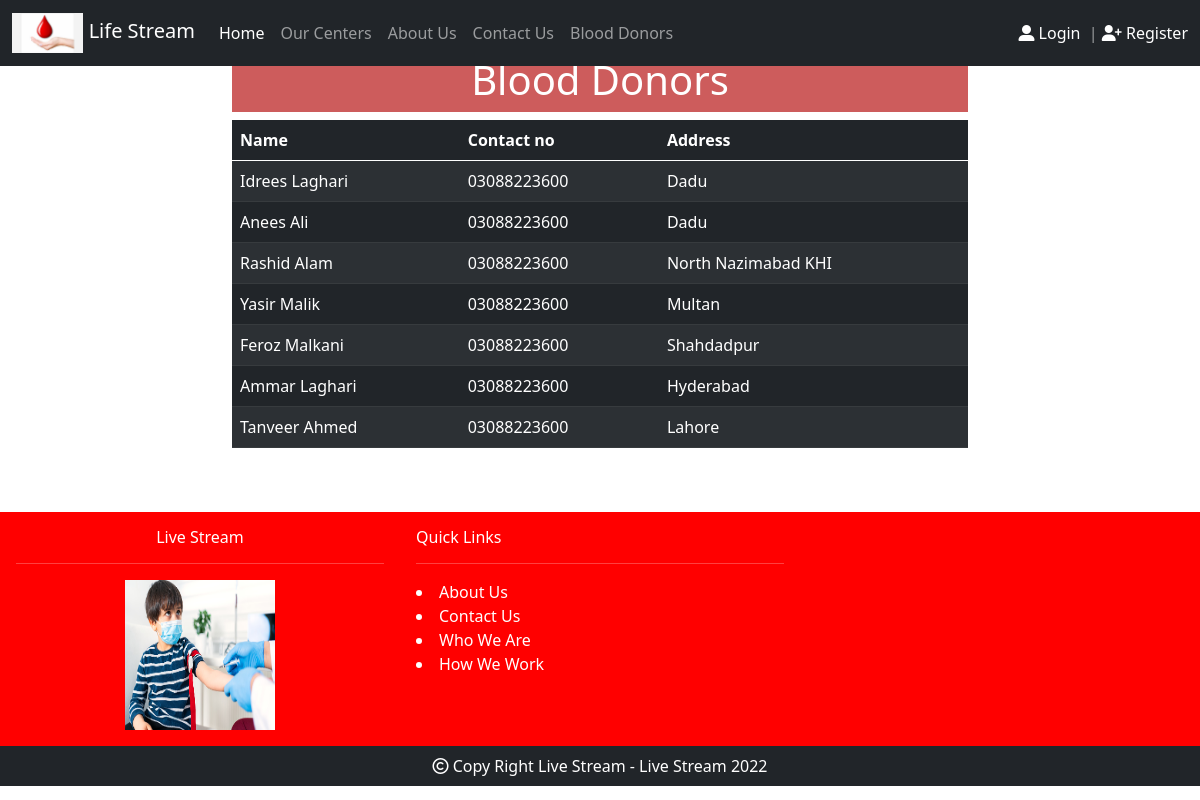
The page /donors.php on the database its author committed.
### tables this page shows
CREATE TABLE `blood` (
  `donor_id` int(11) NOT NULL AUTO_INCREMENT,
  `name` varchar(30) DEFAULT NULL,
  `contact` varchar(25) DEFAULT NULL,
  `Address` varchar(50) DEFAULT NULL,
  PRIMARY KEY (`donor_id`)
);

### donors.php (the view, shortened to what this page needs)
<!DOCTYPE html>
<html>
<head>
	<link rel="stylesheet" type="text/css" href="bootstrap/css/bootstrap.min.css">
</head>
<body>
<?php require_once("nav.php") ?>
<?php
$connection = mysqli_connect("localhost","root","","live_stream");
$query="SELECT * FROM blood";
$result= mysqli_query($connection,$query);
?>
<div class="container mb-5 mt-5">
<div class="row">
  <div class="col-lg-2"></div>
  <div class="col-lg-8">
    <center>
    <h1 class="text-center text-white p-2" style="background-color:indianred;">Blood Donors</h1>
    <table class="table table-dark table-striped">
        <thead>
          <tr>
            <th>Name</th>
            <th>Contact no</th>
            <th>Address</th>
          </tr>
        </thead>
        <tbody>
          <?php
             if ($result->num_rows > 0)
             {
             while ($res = mysqli_fetch_assoc($result))
              { ?>
                 <tr>
                   <td><?php echo $res['name']?></td>
                   <td><?php echo $res['contact']?></td>
                   <td><?php echo $res['Address']?></td>
                 </tr>
              <?php
              }
             }
          ?>
        </tbody>
      </table>
    </center>
  </div>
  <div class="col-lg-2"></div>
</div>
</div>
<div class="container-fluid">
  <div class="row" style="background-color:red;">
    <div class="col-lg-4 col-md-4 col-sm-6 col-xs-12 p-3">
      <h6 class="text-white text-center">Live Stream</h6>
      <center>
        <hr class="text-white">
      <img src="images/image2.jpg" width="150px" height="150px">
    </center>
    </div>
    <div class="col-lg-4 col-md-4 col-sm-6 col-xs-12 p-3 text-white ">
      <h6>Quick Links</h6>
      <hr>
      <li>About Us</li>
      <li>Contact Us</li>
      <li>Who We Are</li>
      <li>How We Work</li>
    </div>
  </div>
  <div class="row">
    <div class="col-sm-12 col-lg-12 col-xs-12 col-md-12 bg-dark text-white p-2 text-center">
      <i class="fa fa-copyright text-white"></i> Copy Right Live Stream - Live Stream 2022
    </div>
  </div>
</div>
</body>
</html>

### nav.php (shortened to what this page needs)
<nav class="navbar navbar-expand-lg navbar-dark bg-dark  fixed-top">
  <div class="container-fluid">
    <a class="navbar-brand" href="index.php"><img src="images/image5.jpg" height="40px"> Life Stream</a>
    <div class="collapse navbar-collapse" id="navbarText">
      <ul class="navbar-nav me-auto mb-2 mb-lg-0">
        <li class="nav-item">
          <a class="nav-link active" aria-current="page" href="index.php">Home</a>
        </li>
        <li class="nav-item">
          <a class="nav-link" href="#blood_donors">Our Centers</a>
        </li>
        <li class="nav-item">
          <a class="nav-link" href="#about_us">About Us</a>
        </li>
        <li class="nav-item">
          <a class="nav-link" href="#contact_us">Contact Us</a>
        </li>
        <li class="nav-item">
          <a class="nav-link" href="donors.php">Blood Donors</a>
        </li>
      </ul>
      <span class="navbar-text">
        <a href="login.php" style="text-decoration:none;">
        <i class='fas fa-user-alt' style="color:white"></i> Login&nbsp;
        </a>
         |
        <a href="register.php" style="text-decoration:none;">
        <i class='fas fa-user-plus' style="color:white"></i> Register
        </a>
      </span>
    </div>
  </div>
</nav>

### rows shown on the page
blood: name "Idrees Laghari", contact "03088223600", Address "Dadu"
blood: name "Anees Ali", contact "03088223600", Address "Dadu"
blood: name "Rashid Alam", contact "03088223600", Address "North Nazimabad KHI"
blood: name "Yasir Malik", contact "03088223600", Address "Multan"
blood: name "Feroz Malkani", contact "03088223600", Address "Shahdadpur"
blood: name "Ammar Laghari", contact "03088223600", Address "Hyderabad"
blood: name "Tanveer Ahmed", contact "03088223600", Address "Lahore"
